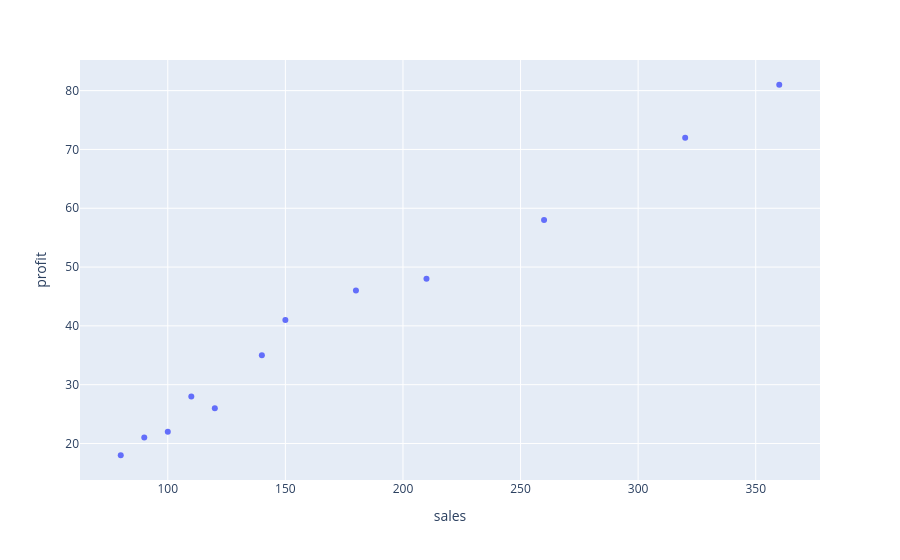

The cell this chart's notebook holds for it:
### Code cell
fig = px.scatter(
    product_df,
    x='sales',
    y='profit',
    hover_name='product'
)

fig.show()

### Figure 1 — Plotly figure (JSON) as saved in the notebook; plotly's stock layout.template omitted (floating-point values rounded to 4 significant figures)
{"data": [{"hovertemplate": "<b>%{hovertext}</b><br><br>sales=%{x}<br>profit=%{y}<extra></extra>", "hovertext": ["노트북", "모니터", "키보드", "마우스", "태블릿", "헤드셋", "웹캠", "스피커", "SSD", "공유기", "스마트폰", "충전기"], "legendgroup": "", "marker": {"color": "#636efa", "symbol": "circle"}, "mode": "markers", "name": "", "orientation": "v", "showlegend": false, "x": [320, 210, 150, 110, 260, 140, 90, 120, 180, 100, 360, 80], "xaxis": "x", "y": [72, 48, 41, 28, 58, 35, 21, 26, 46, 22, 81, 18], "yaxis": "y", "type": "scatter"}], "layout": {"xaxis": {"anchor": "y", "domain": [0.0, 1.0], "title": {"text": "sales"}}, "yaxis": {"anchor": "x", "domain": [0.0, 1.0], "title": {"text": "profit"}}, "legend": {"tracegroupgap": 0}, "margin": {"t": 60}}}
